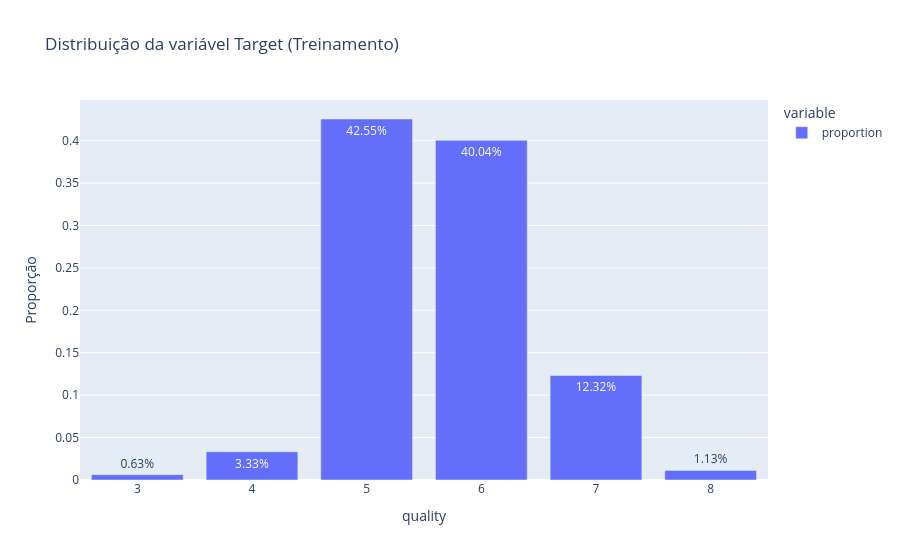

This figure's notebook cell:
### Markdown cell above
a variável target de treinamento deve ser balanceada. Ou seja, a distribuição de valores deve ser similar, balanceada, para que o modelo não seja treinado de maneira tendenciosa.
o hist a baixo mostra que os dados são desbalanceados. será então necessário aplicar uma correção dos dados para balancear com smothe

### Code cell
px.bar(df['quality'].value_counts(normalize=True), title="Distribuição da variável Target (Treinamento)", labels={'index': 'Quality', 'value': 'Proporção'}, text_auto='.2%').show()

### Figure 1 — Plotly figure (JSON) as saved in the notebook; plotly's stock layout.template omitted (floating-point values rounded to 4 significant figures)
{"data": [{"hovertemplate": "variable=proportion<br>quality=%{x}<br>Proporção=%{y}<extra></extra>", "legendgroup": "proportion", "marker": {"color": "#636efa", "pattern": {"shape": ""}}, "name": "proportion", "orientation": "v", "showlegend": true, "textposition": "auto", "texttemplate": "%{y:.2%}", "type": "bar", "x": [5, 6, 7, 4, 8, 3], "xaxis": "x", "y": [0.4255, 0.4004, 0.1232, 0.03331, 0.01131, 0.006285], "yaxis": "y"}], "layout": {"barmode": "relative", "legend": {"title": {"text": "variable"}, "tracegroupgap": 0}, "title": {"text": "Distribuição da variável Target (Treinamento)"}, "xaxis": {"anchor": "y", "domain": [0, 1], "title": {"text": "quality"}}, "yaxis": {"anchor": "x", "domain": [0, 1], "title": {"text": "Proporção"}}}}
